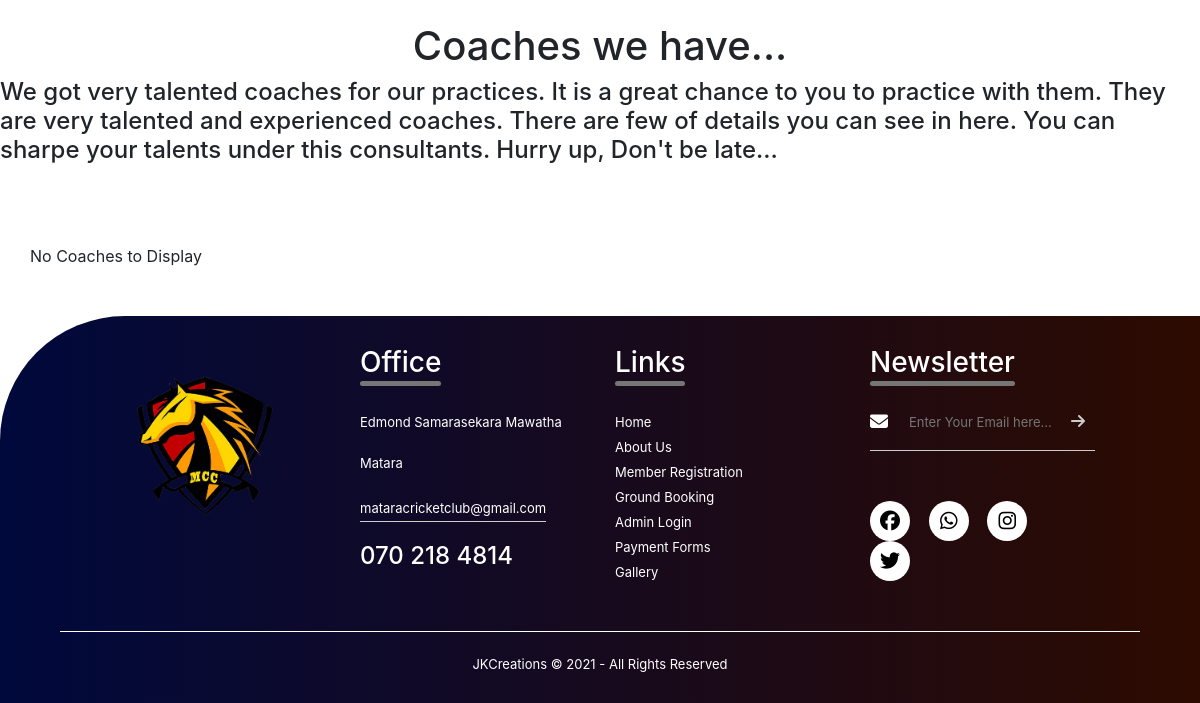
Before: / (lower part) with the older database file.
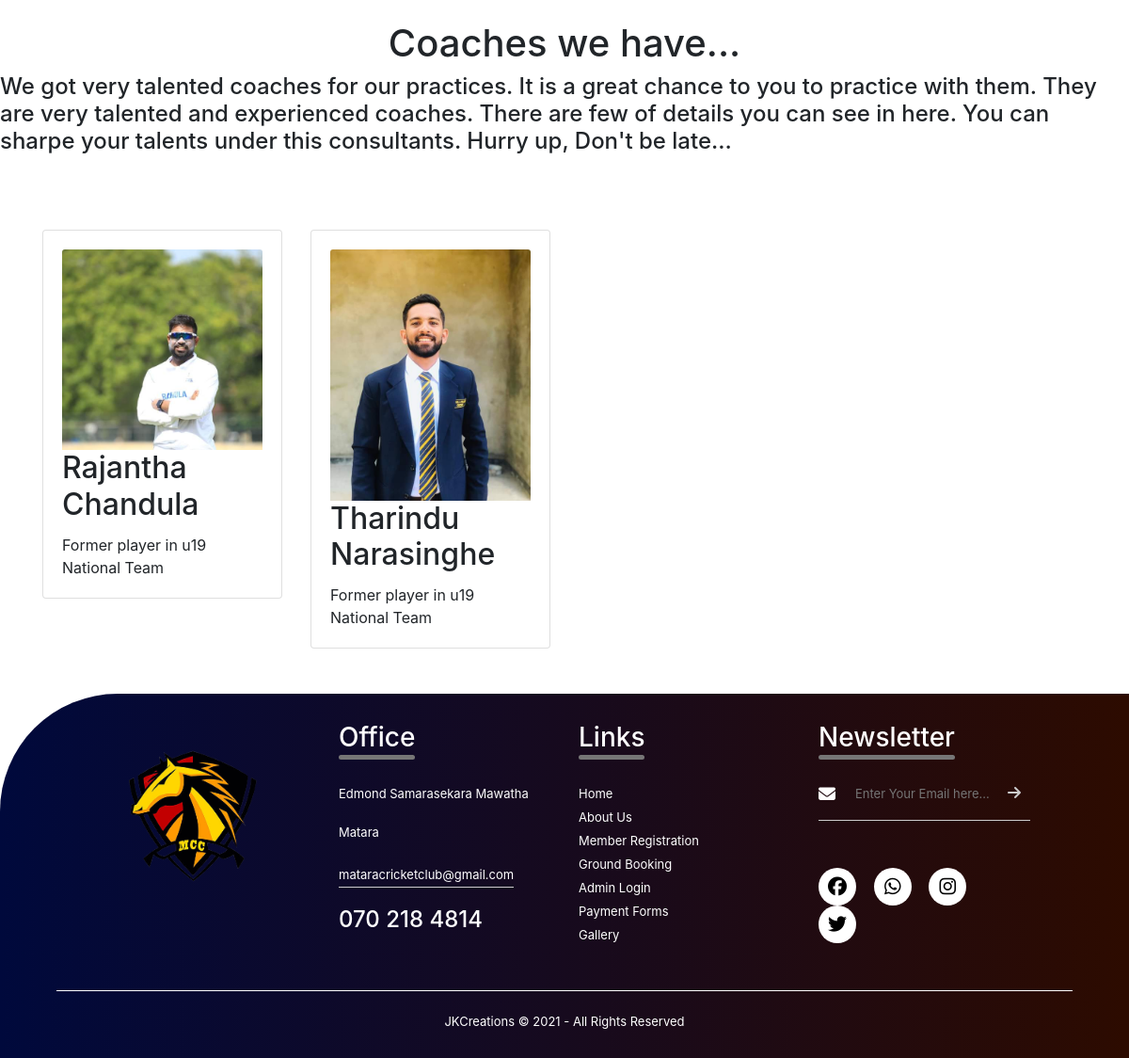
After: the same page with the newer database file.
### tables this page shows
CREATE TABLE `coaches` (
  `coachid` int(5) NOT NULL,
  `name` varchar(50) DEFAULT NULL,
  `bday` date DEFAULT NULL,
  `contact` varchar(10) DEFAULT NULL,
  `nic` varchar(10) DEFAULT NULL,
  `address` varchar(100) DEFAULT NULL,
  `email` varchar(50) DEFAULT NULL,
  `btype` varchar(50) DEFAULT NULL,
  `btime` varchar(50) DEFAULT NULL,
  `details` varchar(100) DEFAULT NULL,
  `image` varchar(100) DEFAULT NULL
);

### index.php (the view, shortened to what this page needs)
<!DOCTYPE html>
<html>
    <head>
        <link rel="stylesheet" href="css/style.css?v=<?php echo time(); ?>" />
        <link rel="stylesheet" href="https://stackpath.bootstrapcdn.com/bootstrap/4.3.1/css/bootstrap.min.css">
    </head>
    <body>
        <br>
    <section class="second">
        <center><h1>Coaches we have...</h1></center>
        <h4 class="para">
            We got very talented coaches for our practices. It is a great chance to you to practice with them.
            They are very talented and experienced coaches.
            There are few of details you can see in here. You can sharpe your talents under this consultants. Hurry up, Don't be late...
        </h4>
        <br>
    <div class="container py-5">
        <div class="row">
        <?php
            $connection = mysqli_connect("localhost","root","","myproject");
            $query = "SELECT * FROM coaches ";
            $query_run = mysqli_query($connection,$query);
            $check_coach = mysqli_num_rows($query_run) > 0;
            if($check_coach){
                while($result = mysqli_fetch_array($query_run)){
                    ?>
                    <div class="col-md-3">
                        <div class="card">
                            <div class="card-body">
                                <img src="../cricket_club_management_system/coaches/<?php echo $result['image'];?>" alt="coach images" class="card-img-top">
                                <h2 class="card-title"><?php  echo $result['name'];?></h2>
                                <p class="card-text">
                                    <?php  echo $result['details'];?>
                                </p>
                            </div>
                        </div>
                    </div>
                    <?php
                }
            }
            else{
                echo "No Coaches to Display";
            }
        ?>
        </div>
    </div>
    <footer>
        <div class="frow">
            <div class="col">
                <img src="img/MCC.png" class="img-logo">
            </div>
            <div class="col">
                <h3>Office <div class="underline"><span></span></div></h3>
                <p> Edmond Samarasekara Mawatha</p>
                <p> Matara</p>
                <p class="email-id">mataracricketclub@gmail.com</p>
                <h4>070 218 4814</h4>
            </div>
            <div class="col">
                <h3>Links<div class="underline"><span></span></div></h3>
                <ul class="ulist">
                    <li class="list"><a class="link" href="#">Home</a></li>
                    <li class="list"><a class="link" href="#">About Us</a></li>
                    <li class="list"><a class="link" href="#">Member Registration</a></li>
                    <li class="list"><a class="link" href="#">Ground Booking</a></li>
                    <li class="list"><a class="link" href="#">Admin Login</a></li>
                    <li class="list"><a class="link" href="#">Payment Forms</a></li>
                    <li class="list"><a class="link" href="#">Gallery</a></li>
                </ul>
            </div>
            <div class="col">
                <h3>Newsletter<div class="underline"><span></span></div></h3>
                <form>
                    <i class="fa-solid fa-envelope"></i>
                    <input type="email" placeholder="   Enter Your Email here..." required>
                    <button type="submit"><i class="fa-solid fa-arrow-right"></i></button>
                </form>
                <div class="socialmedia-icons">
                    <i class="fa-brands fa-facebook"></i>
                    <i class="fa-brands fa-whatsapp"></i>
                    <i class="fa-brands fa-instagram"></i>
                    <i class="fa-brands fa-twitter"></i>
                </div>
            </div>
        </div>
        <hr class="hrline">
        <p class="copyright">JKCreations © 2021 - All Rights Reserved </p>
    </footer>
    </section>
    </body>
</html>

Changed rows visible on the page:
added coaches: image (picture), name "Rajantha Chandula", details "Former player in u19 National Team"
added coaches: image (picture), name "Tharindu Narasinghe", details "Former player in u19 National Team"
Other visible differences:
text no longer shown: "No Coaches to Display"
